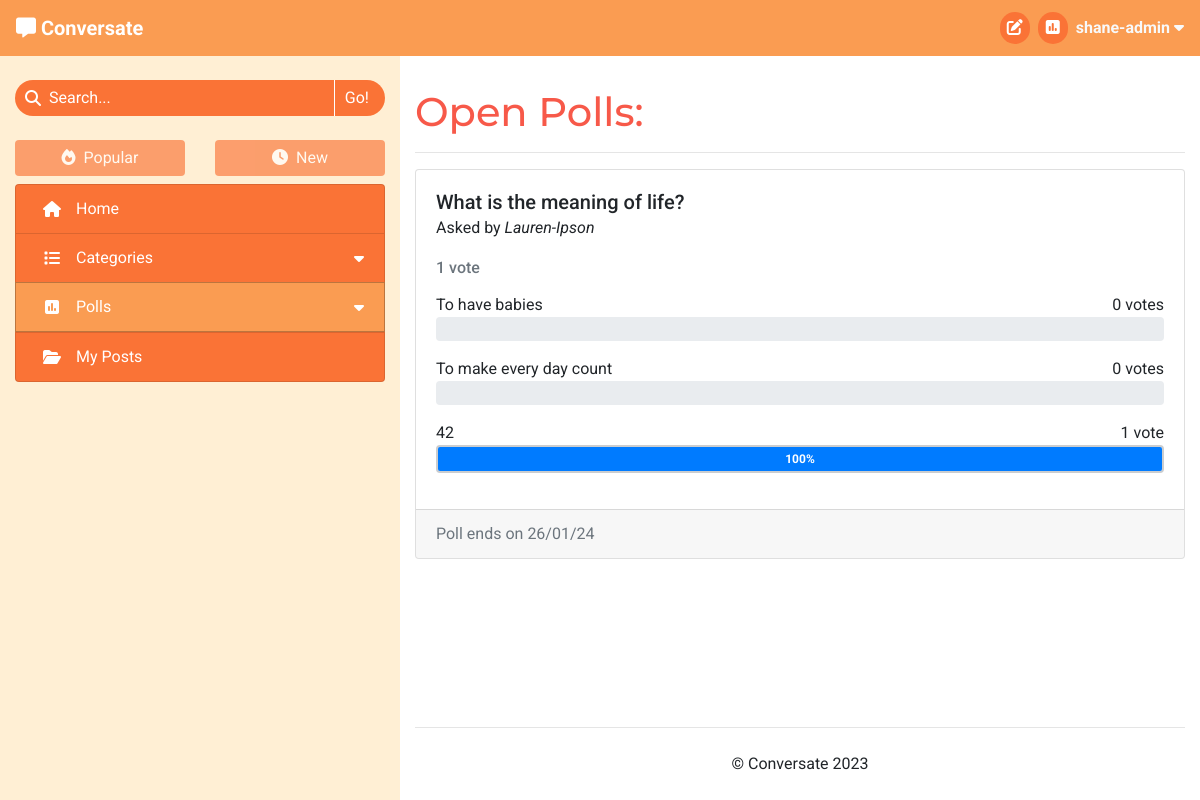
The app's page /polls/open (signed in), older data.
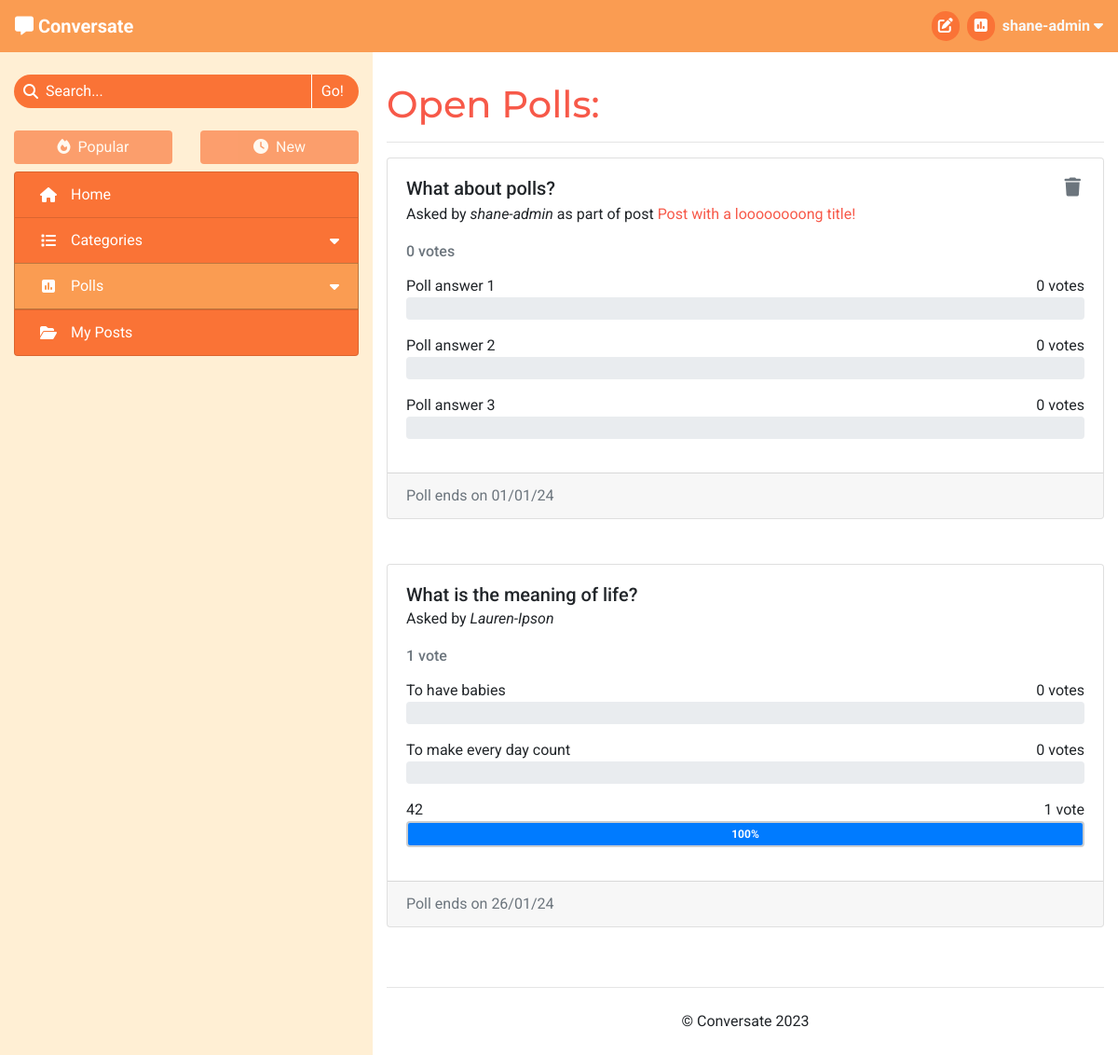
The same page, newer data.
### forum/models.py (models this page shows, shortened)
class Poll(models.Model):
    title = models.CharField(max_length=200)
    asked_by = models.ForeignKey(User, on_delete=models.CASCADE)
    due_date = models.DateTimeField()
    post = models.OneToOneField(Post, on_delete=models.CASCADE,
                                related_name='poll', blank=True, null=True)
    class Meta:
        ordering = ['-due_date']
    def number_of_votes(self):
        total_votes = 0
        for answer in self.answers.all():
            total_votes += answer.number_of_votes()
        return total_votes
    def has_expired(self):
        current_time = datetime.now().timestamp()
        end_time = self.due_date.timestamp()
        return current_time > end_time

class PollAnswer(models.Model):
    body = models.CharField(max_length=100)
    position = models.IntegerField()
    poll = models.ForeignKey(Poll, related_name='answers',
                             on_delete=models.CASCADE)
    votes = models.ManyToManyField(User, related_name='votes')
    class Meta:
        ordering = ['position']
    def number_of_votes(self):
        return self.votes.count()
    def vote_percentage(self):
        total_votes = 0
        poll_answers = self.poll.answers.all()
        for answer in poll_answers:
            total_votes += answer.number_of_votes()
        if total_votes == 0:
            return 0
        return round((self.number_of_votes() / total_votes) * 100)

class Post(models.Model):
    title = models.CharField(max_length=100)
    slug = models.SlugField(max_length=100, unique=True)
    category = models.ForeignKey(Category, on_delete=models.CASCADE,
                                 related_name='tagged_posts')
    image = CloudinaryField('image', blank=True)
    image_position = models.IntegerField(blank=True, null=True)
    posted_by = models.ForeignKey(User, on_delete=models.CASCADE,
                                  related_name='added_posts')
    posted_on = models.DateTimeField(auto_now_add=True)
    content = models.TextField()
    tags = models.CharField(max_length=200, blank=True)
    edited = models.BooleanField(default=False)
    likes = models.ManyToManyField(User, related_name='post_likes', blank=True)
    approved = models.BooleanField(default=False)
    class Meta:
        ordering = ['-posted_on']

### forum/views.py (the view)
# urls.py: path('polls/<str:poll_type>', views.BrowsePolls.as_view(),
class BrowsePolls(View):
    def get(self, request, poll_type):
        if not request.user.is_authenticated:
            return redirect('/accounts/login')
        poll_type = poll_type.capitalize()
        polls = None
        if poll_type == 'Open':
            polls = Poll.objects.filter(due_date__gt=datetime.now()) \
                        .order_by('due_date')
        elif poll_type == 'Closed':
            polls = Poll.objects.exclude(due_date__gt=datetime.now())
        else:
            polls = Poll.objects.filter(asked_by=request.user)
            poll_type = 'Your'
        context = get_poll_list_context(request, polls)
        context['heading'] = f"{poll_type} Polls"
        context['selected_tab'] = f'Polls/{poll_type}'
        return render(
            request,
            'poll_list.html',
            context,
        )

### templates/poll_list.html (shortened to what this page needs)
{% extends "base.html" %}
{% load template_tags %}
{% block content %}
<h1>{{ heading }}:</h1>
<hr>
{% if item_list %}
    {% for poll in item_list %}
        <div class="card mb-5">
            <div class="card-body">
                <div class="d-flex justify-content-between mb-2">
                    <h5 class="card-title mb-0">{{ poll.title }}</h5>
                    {% if poll.asked_by == user %}
                        <button class="button-no-style px-1 trigger-delete-poll" type="button"
                            data-url="{% url 'delete_poll' poll.id request.path %}">
                            <h5 class="fa-solid fa-trash mb-0 text-muted"></h5>
                        </button>
                    {% endif %}
                </div>
                <div class="card-subtitle mb-4">Asked by <em>{{ poll.asked_by }}</em>
                    {% if poll.post %}as part of post
                        <a href="{% url 'view_post' poll.post.slug %}">{{ poll.post.title }}</a>
                    {% endif %}
                </div>
                {% poll_status poll.id request.user.id as p_status %}
                {% if p_status == 0 and poll.asked_by != user %}
                    <form method="POST" class="mt-2" action="{% url 'vote_poll' poll.id request.path %}">
                        {% csrf_token %}
                        <ul class="list-group">
                            {% for answer in poll.answers.all %}
                                <li class="list-group-item">
                                    <div class="form-check">
                                        <input class="form-check-input" type="radio" name="poll-vote" id="answer-{{ answer.position }}"
                                            value="{{ answer.position }}" required>
                                        <label class="form-check-label" for="answer-{{ answer.position }}">
                                            {{ answer.body }}
                                        </label>
                                    </div>
                                </li>
                            {% endfor %}
                        </ul>
                        <div class="mt-3">
                            <input type="submit" class="btn" value="Vote">
                            <input type="reset" class="btn" value="Clear">
                        </div>
                    </form>
                {% else %}
                    <h6 class="card-subtitle text-muted mb-3">
                        {% with poll.number_of_votes as vote_num %}
                            <span>{{ vote_num }} vote{% if vote_num != 1 %}s{% endif %}</span>
                        {% endwith %}
                    </h6>
                    {% for answer in poll.answers.all %}
                        <div class="d-flex justify-content-between">
                            <span>{{ answer.body }}</span>
                            {% with answer.number_of_votes as vote_num %}
                                <span>{{ vote_num }} vote{% if vote_num != 1 %}s{% endif %}</span>
                            {% endwith %}
                        </div>
                        <div class="progress mb-3{% if p_status == answer.position %} answer-chosen{% endif %}">
                            {% with answer.vote_percentage as votes %}
                                <div class="progress-bar poll-result" role="progressbar" style="width: 0%;" aria-valuenow="{{ votes }}"
                                    aria-valuemin="0" aria-valuemax="100" data-animation="on">{{ votes }}%</div>
                            {% endwith %}
                        </div>
                    {% endfor %}
                {% endif %}
            </div>
            <div class="card-footer text-muted">
                {% with poll.due_date|date:"d/m/y" as end_date %}
                {% if poll.has_expired %}Poll ended {{ end_date }}
                {% else %}Poll ends on {{ end_date }}
                {% endif %}
                {% endwith %}
            </div>
        </div>
    {% endfor %}
{% endif %}
{% endblock content %}

### templates/base.html (shortened to what this page needs)
{% load static %}
<!DOCTYPE html>
<html lang="en">
<head>
    <link rel="stylesheet" href="https://cdn.jsdelivr.net/npm/bootstrap@4.6.2/dist/css/bootstrap.min.css"
>
    <link rel="stylesheet" href="{% static 'css/style.css' %}" type="text/css">
</head>
<body id="main-page">
    <header class="navbar navbar-expand-sm navbar-dark">
        <div>
            <a class="navbar-brand" href="{% url 'home' %}" aria-label="Go to the home page">
                <i class="fa-solid fa-message"></i>
                <strong class="d-none d-md-inline">Conversate</strong>
            </a>
        </div>
        <ul class="nav justify-content-end">
            {% if user.is_authenticated %}
                <li class="nav mr-3 mr-md-2">
                    <a class="nav-icon" href="{% url 'new_post' %}">
                        <i class="fa-solid fa-pen-to-square"></i>
                    </a>
                </li>
                <li class="nav mr-3 mr-md-2">
                    <a class="nav-icon" href="{% url 'new_poll' %}">
                        <i class="fa-solid fa-square-poll-vertical"></i>
                    </a>
                </li>
                <li class="nav dropdown center-to-container">
                    <span class="text-light d-none d-md-inline" data-toggle="dropdown" role="button"
                        aria-expanded="false" aria-label="User Information">
                        <strong>{{ user.username }}
                            <i class="fa-solid fa-caret-down"></i>
                        </strong>
                    </span>
                </li>
            {% else %}
                <li class="nav">
                    <a href="{% url 'account_login' %}" class="btn">Log In</a>
                </li>
            {% endif %}
        </ul>
    </header>
    <div>
        <div class="container-fluid">
            <div class="row">
                <div id="side-nav-large" class="d-none d-md-block col-4">
                    <nav id="side-nav-container">
                        <form action="{% url 'search_post' %}" method="GET" autocomplete="off">
                            <div class="search-bar mt-4" role="button" data-toggle="popover"
                                data-placement="bottom">
                                <div class="center-to-container">
                                    <i class="fa-solid fa-magnifying-glass"></i>
                                </div>
                                <input type="text" id="search-input" name="search_query"
                                    {% if search_result %} value="{{ search_result }}"{% endif %} placeholder="Search..." required>
                                <input type="submit" class="side-nav-btn" value="Go!">
                            </div>
                        </form>
                        <div class="container-fluid px-0 mt-4 mb-2">
                            <div class="row">
                                {% with request.path|add:"?"|add:request.GET.urlencode as current_path %}
                                <div class="col-6">
                                    {% if disable_sort %}
                                        <div>
                                    {% elif request.GET.urlencode %}
                                        <a href="{% url 'sort_posts' 0 current_path %}" class="anchor-no-style">
                                    {% else %}
                                        <a href="{% url 'sort_posts' 0 request.path %}" class="anchor-no-style">
                                    {% endif %}
                                        <div class="btn btn-block side-nav-btn
                                            {% if disable_sort %} disabled{% elif not user.profile.sort_by_new %} active{% endif %}">
                                            <i class="fa-solid fa-fire mr-lg-1"></i>
                                            Popular
                                        </div>
                                    {% if disable_sort %}
                                        </div>
                                    {% else %}
                                        </a>
                                    {% endif %}
                                </div>
                                <div class="col-6">
                                    {% if disable_sort %}
                                        <div>
                                    {% elif request.GET.urlencode %}
                                        <a href="{% url 'sort_posts' 1 current_path %}" class="anchor-no-style">
                                    {% else %}
                                        <a href="{% url 'sort_posts' 1 request.path %}" class="anchor-no-style">
                                    {% endif %}
                                        <div class="btn btn-block side-nav-btn
                                            {% if disable_sort %} disabled{% elif user.profile.sort_by_new %} active{% endif %}">
                                            <i class="fa-solid fa-clock mr-lg-1"></i>
                                            New
                                        </div>
                                    {% if disable_sort %}
                                        </div>
                                    {% else %}
                                        </a>
                                    {% endif %}
                                </div>
                                {% endwith %}
                            </div>
                        </div>
                        <div class="list-group side-nav accordion" id="side-nav-list">
                            <a class="list-group-item list-group-item-action side-nav-btn
                                {% if selected_tab == 'Home' %} active{% endif %}" href="{% url 'home' %}">
                                <i class="fa-solid fa-house center-to-container"></i>
                                <span class="d-inline-block ml-lg-2">Home</span>
                            </a>
                            <a id="category-collapse" class="list-group-item list-group-item-action side-nav-btn clickable
                                {% if 'Categories' in selected_tab %} active{% endif %}" data-toggle="collapse"
                                href="#side-nav-categories" role="button" aria-expanded="false" aria-controls="side-nav-categories">
                                <i class="fa-solid fa-list center-to-container"></i>
                                <div class="ml-lg-2">Categories</div>
                                <i class="fa-solid fa-caret-down center-to-container"></i>
                            </a>
                            <a id="poll-list-collapse" class="list-group-item list-group-item-action side-nav-btn clickable
                                {% if 'Polls' in selected_tab %} active{% endif %}" data-toggle="collapse"
                                href="#side-nav-polls" role="button" aria-expanded="false" aria-controls="side-nav-polls">
                                <i class="fa-solid fa-square-poll-vertical center-to-container"></i>
                                <div class="ml-lg-2">Polls</div>
                                <i class="fa-solid fa-caret-down center-to-container"></i>
                            </a>
                            <a class="list-group-item list-group-item-action side-nav-btn clickable"
                                href="{% url 'my_posts' %}">
                                <i class="fa-solid fa-folder-open center-to-container"></i>
                                <span class="d-inline-block ml-lg-2">My Posts</span>
                            </a>
                        </div>
                    </nav>
                </div>
                <div id="main-content" class="col col-md-8">
                    <section>
                        {% block content %}
                        {% endblock content %}
                    </section>
                    <footer>
                        <hr>
                        <p class="text-center my-4">&copy; Conversate 2023</p>
                    </footer>
                </div>
            </div>
        </div>
    </div>
</body>
</html>

Row changes from the older to the newer data that the page shows:
added Poll: title "What about polls?", asked_by "shane-admin", post "Post with a loooooooong title!", number_of_votes "0", end_date "01/01/24"
added PollAnswer: body "Poll answer 1", number_of_votes "0", shown under "What about polls?"
added PollAnswer: body "Poll answer 2", number_of_votes "0", shown under "What about polls?"
added PollAnswer: body "Poll answer 3", number_of_votes "0", shown under "What about polls?"
